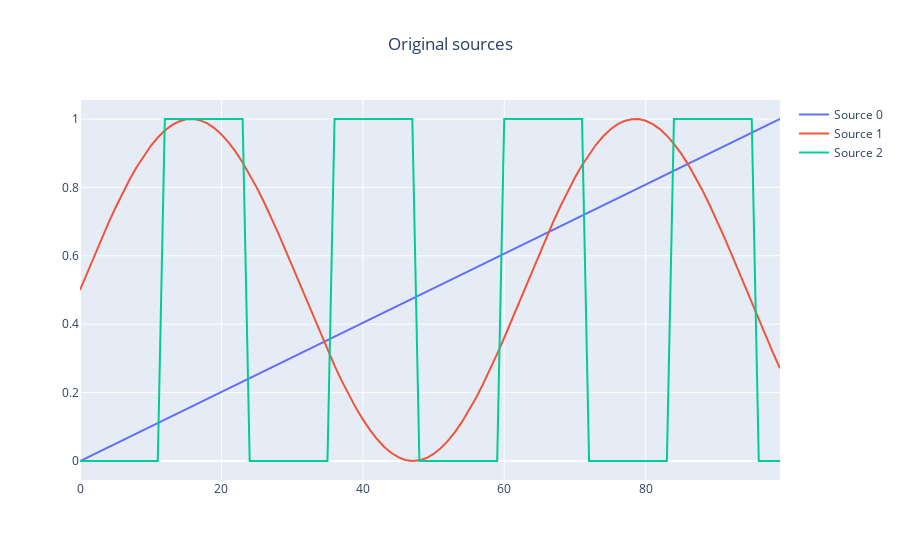

Source (notebook cell):
### Markdown cell above
# SVD and ICA exploration
This notebook is an attempt to understand the application of independent component analysis (ICA) on top of the output of the singular value decomposition (SVD). 

The code in this notebook was written by Esten Leonardsen, and extended by me.


## 1. Synthethic data creation
To illustrate the concept, we create synthetic data which consists of three underlying sources that we are trying to find with the ICA.

### Code cell
import math
import numpy as np
import plotly.graph_objs as go

from plotly.offline import init_notebook_mode, iplot
from plotly.subplots import make_subplots

init_notebook_mode(connected=True)

n_samples = 100
n_sources = 3 # MAX 6

sources = [
    np.arange(0, n_samples, dtype=float),
    np.sin(np.arange(0, 10, 10/n_samples)),
    np.asarray([1. if (i // (n_samples//8)) % 2 == 0 else 2. for i in range(n_samples)]),
    np.concatenate([np.arange(0, int(math.floor(n_samples // 2)), dtype=float), 
                    np.arange(int(math.ceil(n_samples // 2)), 0, -1, dtype=float)]),
    np.arange(n_samples, 0, -1, dtype=float) ** 2,
    np.arange(0, 5, 5/n_samples).astype(int).astype(float)
    
]
sources = sources[:n_sources]
sources = np.asarray(sources)
sources = sources.T

def normalize(x):
    x -= np.amin(x)
    x /= np.amax(x)
    
    return x

for i in range(n_sources):
    sources[:,i] = normalize(sources[:, i])

traces = [
    go.Scatter(
        x=np.arange(n_samples),
        y=sources[:,i],
        mode='lines',
        name=f'Source {i}'
    ) 
for i in range(n_sources)]

layout = go.Layout(
    title = {
        'x': 0.5,
        'text': 'Original sources'
    }
)

iplot(go.Figure(traces, layout))

### Figure 1 — Plotly figure (JSON) as saved in the notebook; plotly's stock layout.template omitted (floating-point values rounded to 4 significant figures)
{"data": [{"mode": "lines", "name": "Source 0", "type": "scatter", "x": [0, 1, 2, 3, 4, 5, 6, 7, 8, 9, 10, 11, 12, 13, 14, 15, 16, 17, 18, 19, 20, 21, 22, 23, 24, 25, 26, 27, 28, 29, 30, 31, 32, 33, 34, 35, 36, 37, 38, 39, 40, 41, 42, 43, 44, 45, 46, 47, 48, 49, 50, 51, 52, 53, 54, 55, 56, 57, 58, 59, 60, 61, 62, 63, 64, 65, 66, 67, 68, 69, 70, 71, 72, 73, 74, 75, 76, 77, 78, 79, 80, 81, 82, 83, 84, 85, 86, 87, 88, 89, 90, 91, 92, 93, 94, 95, 96, 97, 98, 99], "y": [0, 0.0101, 0.0202, 0.0303, 0.0404, 0.05051, 0.06061, 0.07071, 0.08081, 0.09091, 0.101, 0.1111, 0.1212, 0.1313, 0.1414, 0.1515, 0.1616, 0.1717, 0.1818, 0.1919, 0.202, 0.2121, 0.2222, 0.2323, 0.2424, 0.2525, 0.2626, 0.2727, 0.2828, 0.2929, 0.303, 0.3131, 0.3232, 0.3333, 0.3434, 0.3535, 0.3636, 0.3737, 0.3838, 0.3939, 0.404, 0.4141, 0.4242, 0.4343, 0.4444, 0.4545, 0.4646, 0.4747, 0.4848, 0.4949, 0.5051, 0.5152, 0.5253, 0.5354, 0.5455, 0.5556, 0.5657, 0.5758, 0.5859, 0.596, 0.6061, 0.6162, 0.6263, 0.6364, 0.6465, 0.6566, 0.6667, 0.6768, 0.6869, 0.697, 0.7071, 0.7172, 0.7273, 0.7374, 0.7475, 0.7576, 0.7677, 0.7778, 0.7879, 0.798, 0.8081, 0.8182, 0.8283, 0.8384, 0.8485, 0.8586, 0.8687, 0.8788, 0.8889, 0.899, 0.9091, 0.9192, 0.9293, 0.9394, 0.9495, 0.9596, 0.9697, 0.9798, 0.9899, 1]}, {"mode": "lines", "name": "Source 1", "type": "scatter", "x": [0, 1, 2, 3, 4, 5, 6, 7, 8, 9, 10, 11, 12, 13, 14, 15, 16, 17, 18, 19, 20, 21, 22, 23, 24, 25, 26, 27, 28, 29, 30, 31, 32, 33, 34, 35, 36, 37, 38, 39, 40, 41, 42, 43, 44, 45, 46, 47, 48, 49, 50, 51, 52, 53, 54, 55, 56, 57, 58, 59, 60, 61, 62, 63, 64, 65, 66, 67, 68, 69, 70, 71, 72, 73, 74, 75, 76, 77, 78, 79, 80, 81, 82, 83, 84, 85, 86, 87, 88, 89, 90, 91, 92, 93, 94, 95, 96, 97, 98, 99], "y": [0.5001, 0.55, 0.5994, 0.6479, 0.6948, 0.7399, 0.7825, 0.8223, 0.8589, 0.8918, 0.9209, 0.9458, 0.9662, 0.982, 0.9929, 0.999, 1, 0.996, 0.9871, 0.9734, 0.9549, 0.9318, 0.9044, 0.873, 0.8379, 0.7994, 0.7579, 0.7138, 0.6676, 0.6197, 0.5707, 0.5209, 0.4709, 0.4212, 0.3723, 0.3247, 0.2788, 0.2351, 0.1941, 0.1561, 0.1216, 0.09085, 0.06419, 0.04189, 0.02417, 0.0112, 0.003117, 0, 0.00188, 0.008738, 0.0205, 0.03706, 0.05825, 0.08385, 0.1136, 0.1472, 0.1844, 0.2247, 0.2677, 0.3131, 0.3603, 0.409, 0.4585, 0.5085, 0.5584, 0.6077, 0.6559, 0.7026, 0.7472, 0.7894, 0.8287, 0.8647, 0.897, 0.9254, 0.9496, 0.9692, 0.9842, 0.9943, 0.9995, 0.9997, 0.9949, 0.9852, 0.9706, 0.9513, 0.9275, 0.8994, 0.8674, 0.8317, 0.7926, 0.7507, 0.7062, 0.6597, 0.6116, 0.5623, 0.5125, 0.4625, 0.4129, 0.3642, 0.3168, 0.2713]}, {"mode": "lines", "name": "Source 2", "type": "scatter", "x": [0, 1, 2, 3, 4, 5, 6, 7, 8, 9, 10, 11, 12, 13, 14, 15, 16, 17, 18, 19, 20, 21, 22, 23, 24, 25, 26, 27, 28, 29, 30, 31, 32, 33, 34, 35, 36, 37, 38, 39, 40, 41, 42, 43, 44, 45, 46, 47, 48, 49, 50, 51, 52, 53, 54, 55, 56, 57, 58, 59, 60, 61, 62, 63, 64, 65, 66, 67, 68, 69, 70, 71, 72, 73, 74, 75, 76, 77, 78, 79, 80, 81, 82, 83, 84, 85, 86, 87, 88, 89, 90, 91, 92, 93, 94, 95, 96, 97, 98, 99], "y": [0, 0, 0, 0, 0, 0, 0, 0, 0, 0, 0, 0, 1, 1, 1, 1, 1, 1, 1, 1, 1, 1, 1, 1, 0, 0, 0, 0, 0, 0, 0, 0, 0, 0, 0, 0, 1, 1, 1, 1, 1, 1, 1, 1, 1, 1, 1, 1, 0, 0, 0, 0, 0, 0, 0, 0, 0, 0, 0, 0, 1, 1, 1, 1, 1, 1, 1, 1, 1, 1, 1, 1, 0, 0, 0, 0, 0, 0, 0, 0, 0, 0, 0, 0, 1, 1, 1, 1, 1, 1, 1, 1, 1, 1, 1, 1, 0, 0, 0, 0]}], "layout": {"title": {"text": "Original sources", "x": 0.5}}}
